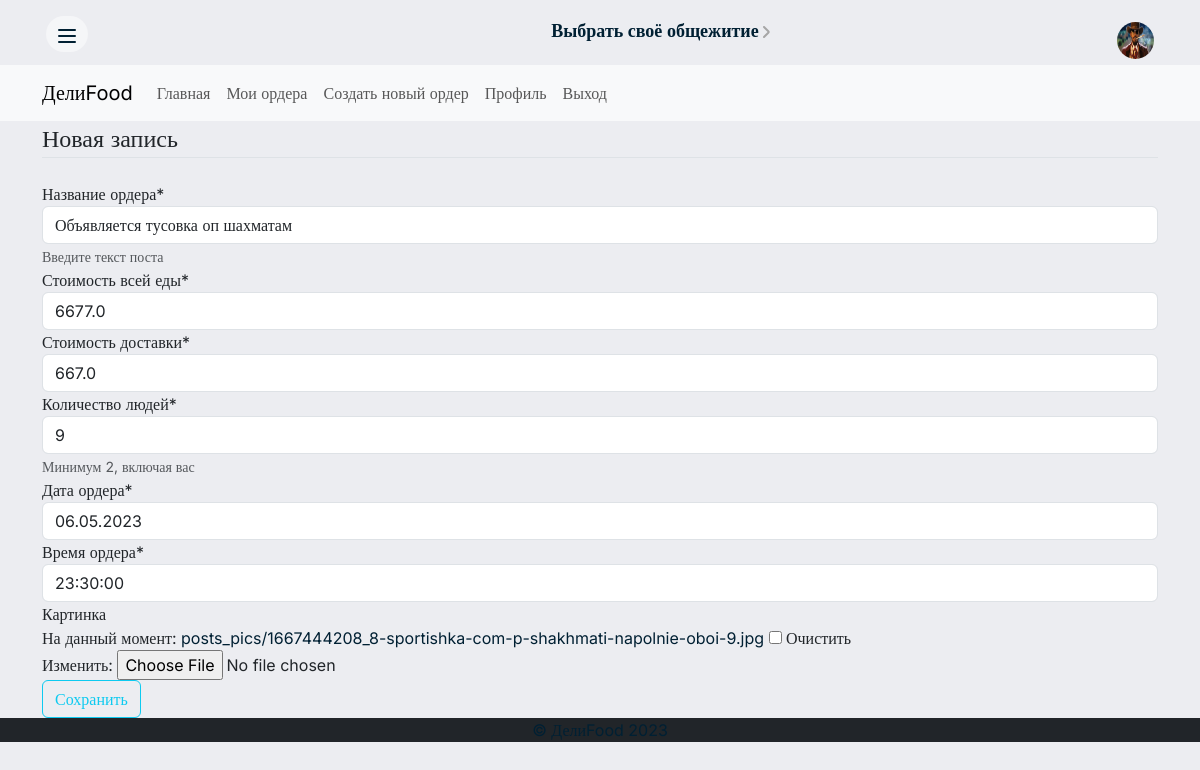
The page /post/2/update/ (signed in) on the database its author committed.
### users/models.py (models this page shows, shortened)
class Profile(models.Model):
    user = models.OneToOneField(User, on_delete=models.CASCADE)
    image = models.ImageField('Ваша фотография', default='profile_pics/default.jpg', upload_to='profile_pics/')
    address = models.CharField('Адрес общежития', blank=True, null=True, max_length=250)

### main/models.py (models this page shows, shortened)
class Post(models.Model):
    date_posted = models.DateTimeField(default=timezone.now)
    author = models.ForeignKey(User, on_delete=models.CASCADE)
    title = models.CharField("Название ордера", max_length=120, help_text='Введите текст поста')
    price = models.FloatField("Стоимость всей еды", default=0)
    price_deliver = models.FloatField("Стоимость доставки", default=0)
    date_deliver = models.DateField("Дата ордера", default=timezone.now)
    time_deliver = models.TimeField("Время ордера", default='17:30:00')
    cnt_people = models.IntegerField("Количество людей", default=2, help_text='Минимум 2, включая вас')
    image = models.ImageField(
        'Картинка',
        upload_to='posts_pics/',
        blank=True,
        null=True
    )
    class Meta:
        ordering = ('-date_posted',)
        verbose_name = 'Пост'
        verbose_name_plural = 'Посты'

### main/views.py (the view, shortened to what this page needs)
# urls.py: path('post/<int:pk>/update/', PostUpdateView.as_view(), name='post-update'),
class PostUpdateView(LoginRequiredMixin, UserPassesTestMixin, UpdateView):
    model = Post
    fields = ['title', 'price', 'price_deliver', 'cnt_people', 'date_deliver', 'time_deliver', 'image']
    def test_func(self):
        post = self.get_object()
        if self.request.user == post.author:
            return True
        return False

### main/templates/main/post_form.html (shortened to what this page needs)
{% extends 'main/layout.html' %}
{% load crispy_forms_tags %}
{% block content %}
    <div class="content-section">
        <form method="POST" enctype="multipart/form-data">
            <fieldset class="form-group">
                <legend class="border-bottom mb-4">Новая запись</legend>
                {{ form|crispy }}
            </fieldset>
            <div class="form-group">
                <button class="btn btn-outline-info" type="submit">Сохранить</button>
            </div>
        </form>
    </div>
{% endblock content %}

### main/templates/main/header.html (shortened to what this page needs)
{% load static %}
{% load crispy_forms_tags %}
    <div class="container mt-3">
        <div class="row flex-nowrap">
            <div class="col-2">
                <a href="" type="button" class="btn btn-success ms-1" id="pop-up-but1"><img class="" src="{% static 'main/img/tochkipopup.svg' %}" alt="tochkipopup" width=""></a>
            </div>
            <div class="col d-flex justify-content-center">
                <a href="{% url 'profile' %}" type="button" class="btn btn-success ms-2" id="pop-up-but2">Выбрать своё общежитие<img class="ms-1" src="{% static 'main/img/galkaobsh.svg' %}" alt="galkaobsh" width=""></a>
            </div>
            <div class="col-auto d-flex justify-content-end pe-1">
                {% if user.is_authenticated %}
                    <a href="{% url 'profile' %}" type="button" class="btn btn-success " id="pop-up-but3"><img class="rounded-circle account-img" src="{{ user.profile.image.url }}" alt="avanav" width="37px" height="37px"></a>
                {% else %}
                    <a href="{% url 'profile' %}" type="button" class="btn btn-success " id="pop-up-but3"><img class="rounded-circle account-img" src="{% static 'main/img/default.jpg' %}" alt="avanav" width="37px" height="37px"></a>
                {% endif %}
            </div>
        </div>
    </div>
      <nav class="navbar navbar-expand-lg bg-body-tertiary">
        <div class="container">
          <a class="navbar-brand mr-4" href="{% url 'home' %}"> ДелиFood</a>
          <div class="collapse navbar-collapse" id="navbarToggle">
            <div class="navbar-nav mr-auto">
              <a class="nav-item nav-link " href="{% url 'home' %}">Главная</a>
            </div>
            <div class="navbar-nav">
              {% if user.is_authenticated %}
                  <a class="nav-item nav-link " href="{% url 'user-posts' user.username %}">Мои ордера</a>
                  <a class="nav-item nav-link " href="{% url 'post-create' %}">Создать новый ордер</a>
                  <a class="nav-item nav-link" href="{% url 'profile' %}">Профиль</a>
                  <a class="nav-item nav-link" href="{% url 'logout' %}">Выход</a>
              {% else %}
                  <a class="nav-item nav-link" href="{% url 'login' %}">Вход</a>
                  <a class="nav-item nav-link" href="{% url 'register' %}">Регистрация</a>
              {% endif %}
            </div>
          </div>
        </div>
      </nav>

### main/static/main/css/style_mainpage.css (style rules this page uses)
body { font-family: Inter; background-color: #ECEDF1; }
#pop-up-but1 { background: rgba(255, 255, 255, 0.47); border-radius: 30px; border: 0px; box-shadow: none; }
#pop-up-but2 { white-space: nowrap; font-family: 'Inter'; font-style: normal; font-weight: 600; font-size: 18px; line-height: 18px; color: #002033; background: none; box-shadow: none; border: 0px; }
#pop-up-but3 { background: none; box-shadow: none; border: 0px; }
a { text-decoration: none; color: #002033; }

### main/static/main/css/style_login.css (style rules this page uses)
body { font-family: Inter; background-color: #ECEDF1; }
a { text-decoration: none; color: #002033; }

### main/static/main/css/style_myorder_run.css (style rules this page uses)
body { font-family: Inter; background-color: #ECEDF1; }
a { text-decoration: none; color: #002033; }

### main/static/main/css/style_register.css (style rules this page uses)
body { font-family: Inter; background-color: #ECEDF1; }

### rows shown on the page
Post: title "Объявляется тусовка оп шахматам", price "6677.0", price_deliver "667.0", cnt_people "9", date_deliver "06.05.2023", time_deliver "23:30:00"
